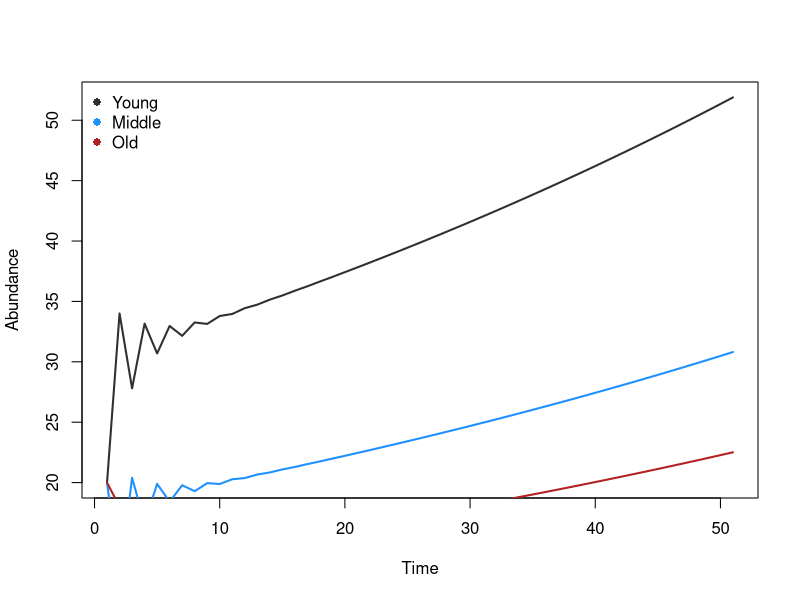
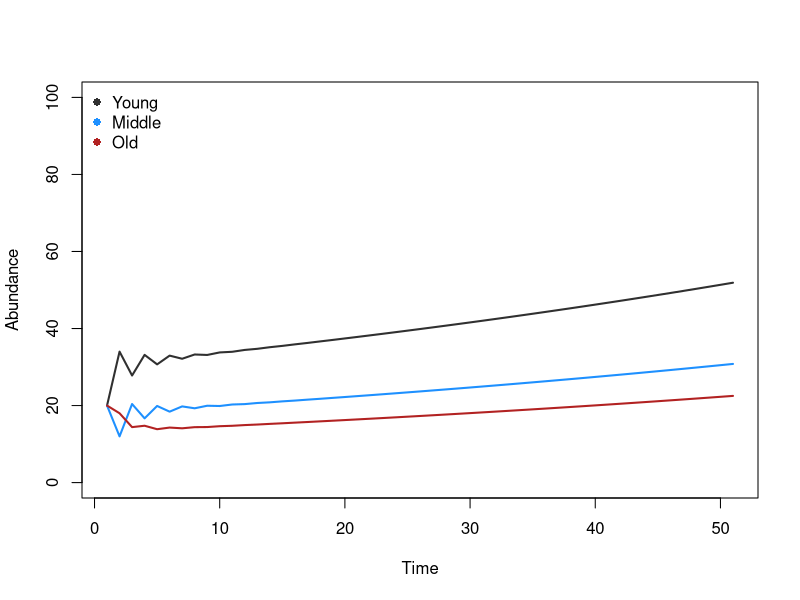
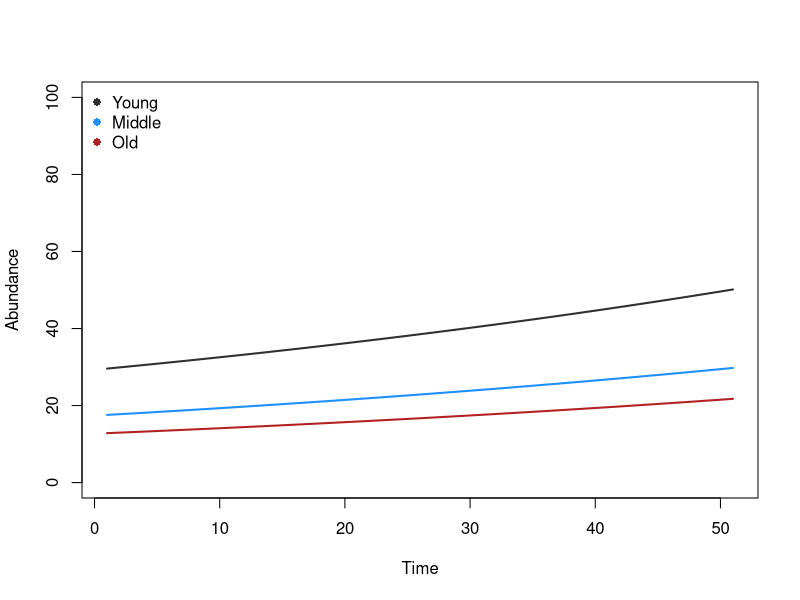
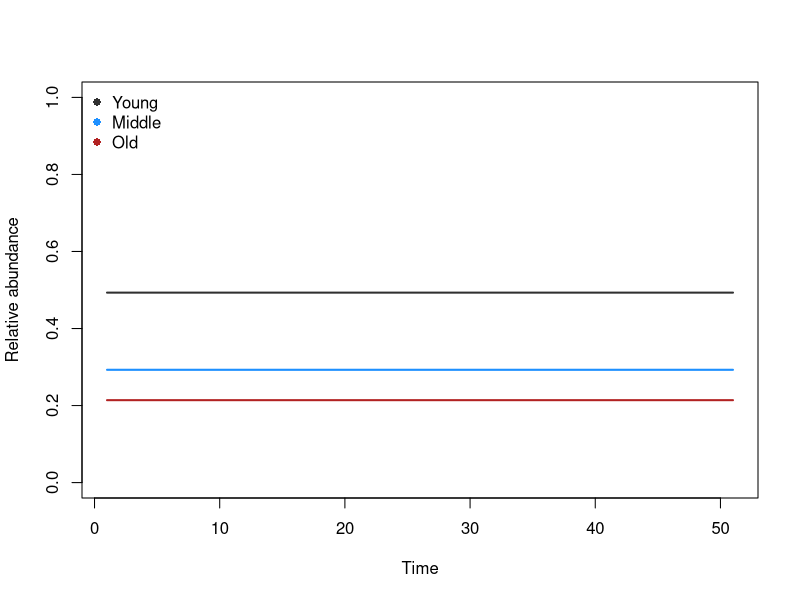

Here is the R script that generated these plots, in order:
## ---- chunk 1

projMatrix <- matrix(
  c(
    0.2,     1,    0.5,
    0.6,     0,    0,
    0,       0.3,  0.6
  )
  ,nrow=3,ncol=3,byrow=T
)


abund0 <- matrix(c(20,20,20), ncol=1)

## ---- chunk 2

abund1 <- projMatrix  %*% abund0 

## ---- chunk 3

projMatrix %*% abund1

## ---- chunk 4

getStageDynamics <- function(projMatrix, abund, steps=100){
  ret <- matrix(0, ncol=3, nrow=steps+1)
  ret[1,] <- abund
  for(i in 1:steps){
    ret[i+1, ] <- projMatrix %*% matrix(ret[i,],ncol=1) 
  }
  return(ret)
}

## ---- chunk 5
# make some colors for plotting
colz <- c(grey(0.1,0.9), 'dodgerblue', 'firebrick', 'forestgreen')

stageDynamics <- getStageDynamics(projMatrix, abund0, steps=50)

plot(stageDynamics[,1], type='l', lwd=2,
  col=colz[1],
  ylab='Abundance', xlab='Time')
lines(stageDynamics[,2], lwd=2, col=colz[2])
lines(stageDynamics[,3], lwd=2, col=colz[3])
legend('topleft', pch=16, col=colz[1:3],
  c('Young', 'Middle', 'Old'), bty='n')

## ---- chunk 6

eigProj <- eigen(projMatrix)
eigProj

## ---- chunk 7

eigStable <- eigProj$vectors[,1]
eigStable <- eigStable / sum(eigStable)

## ---- chunk 8

stageDynamics <- getStageDynamics(projMatrix, abund0, steps=50)

plot(stageDynamics[,1], type='l', lwd=2,
  col=colz[1], ylim=c(0,100),
  ylab='Abundance', xlab='Time')
lines(stageDynamics[,2], lwd=2, col=colz[2])
lines(stageDynamics[,3], lwd=2, col=colz[3])
legend('topleft', pch=16, col=colz[1:3],
  c('Young', 'Middle', 'Old'), bty='n')

## ---- chunk 9

stageDynamics <- getStageDynamics(projMatrix, 60*eigStable, steps=50)

plot(stageDynamics[,1], type='l', lwd=2,
  col=colz[1], ylim=c(0,100),
  ylab='Abundance', xlab='Time')
lines(stageDynamics[,2], lwd=2, col=colz[2])
lines(stageDynamics[,3], lwd=2, col=colz[3])
legend('topleft', pch=16, col=colz[1:3],
  c('Young', 'Middle', 'Old'), bty='n')

## ---- chunk 10

stageDynamics2 <- stageDynamics / rowSums(stageDynamics)
plot(stageDynamics2[,1], type='l', lwd=2,
  col=colz[1], ylim=c(0,1),
  ylab='Relative abundance', xlab='Time')
lines(stageDynamics2[,2], lwd=2, col=colz[2])
lines(stageDynamics2[,3], lwd=2, col=colz[3])
legend('topleft', pch=16, col=colz[1:3],
  c('Young', 'Middle', 'Old'), bty='n')

